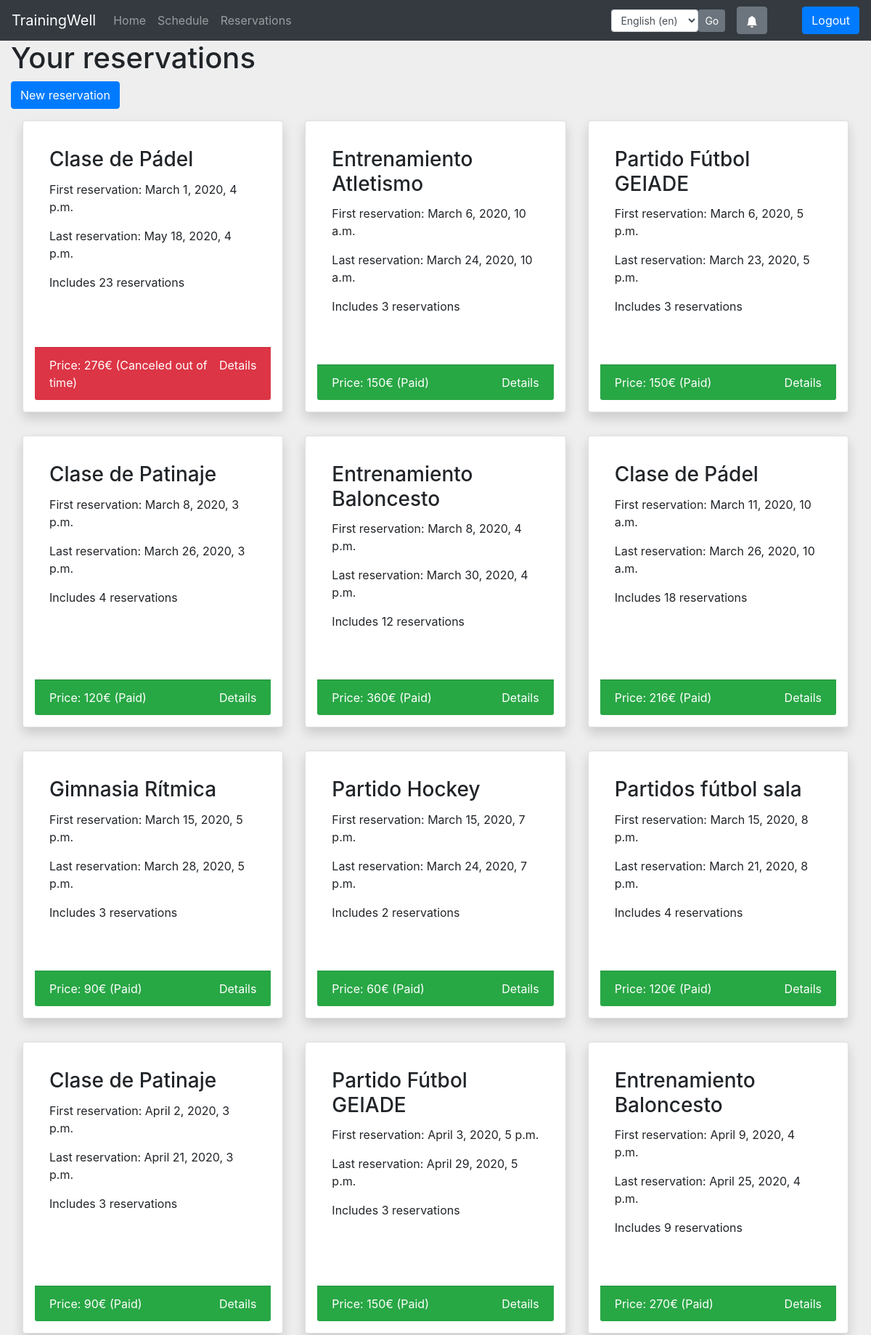
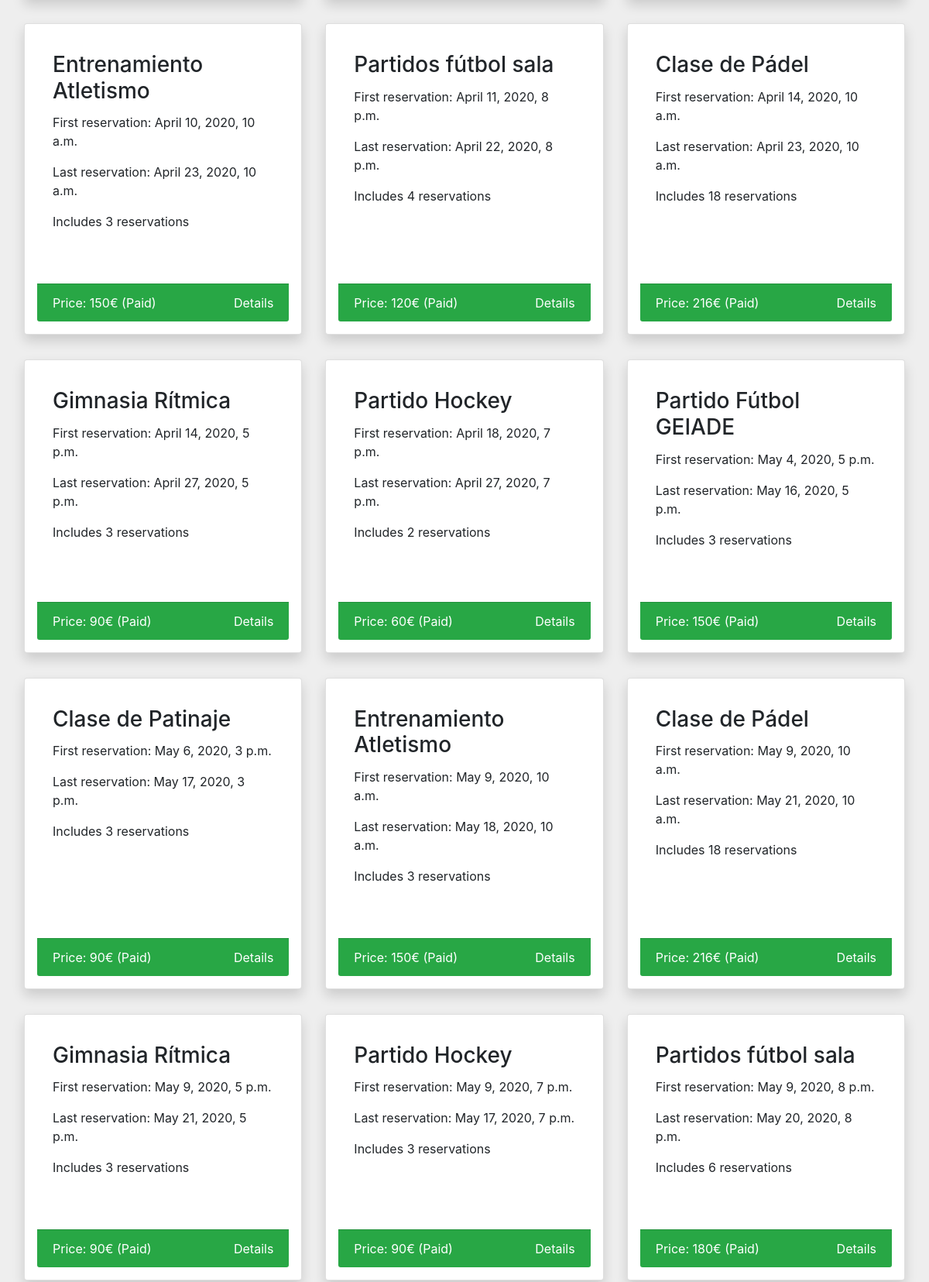
The page /en/events/reservation/ (signed in, upper part) on the database its author committed (2 pictures, top to bottom).
### eventApp/models.py (models this page shows, shortened)
class Reservation(models.Model):
    PAID = 'P'
    UNPAID = 'U'
    CANCELTOREFUND = 'CTR'
    CANCELANDREFUND = 'CR'
    CANCELOUTTIME = 'COT'
    CANCEL = 'C'
    STATUS = ((PAID, 'Paid'), (UNPAID, 'Unpaid'), (CANCELTOREFUND, 'Canceled, waiting refund'),
              (CANCELANDREFUND, 'Canceled and refunded'), (CANCELOUTTIME, 'Canceled out of time'), (CANCEL, 'Canceled'))
    status = models.CharField(max_length=100, choices=STATUS)
    event_name = models.CharField(max_length=100)
    user = models.ForeignKey(settings.AUTH_USER_MODEL, on_delete=models.PROTECT)
    reservation_date = models.DateTimeField(auto_now_add=True)
    price = models.IntegerField()
    is_paid = models.BooleanField(default=False)
    last_update = models.DateTimeField()
    modified_by = models.ForeignKey(settings.AUTH_USER_MODEL, null=True, on_delete=models.SET_NULL, related_name="modifier")
    is_deleted = models.BooleanField(default=False)
    def current_state(self):
        for s in self.STATUS:
            if self.status == s[0]: return s[1]

class Timeblock(models.Model):
    reservation = models.ForeignKey(Reservation, on_delete=models.CASCADE)
    space = models.ForeignKey(Space, on_delete=models.SET(get_timeblock_space('self').__str__()))
    start_time = models.DateTimeField()
    end_time = models.DateTimeField()
    class Meta:
        ordering = ['start_time']

### eventApp/decorators.py (the view)
    def wrap(request, *args, **kwargs):
        user = request.user
        path = request.build_absolute_uri()
        if not user.is_authenticated:
            from django.contrib.auth.views import redirect_to_login
            return redirect_to_login(path, settings.LOGIN_URL, REDIRECT_FIELD_NAME)
        print(user, user.passw_changed)
        if not user.passw_changed:
            return redirect(reverse('change_password'))
        return f(request, *args, **kwargs)

### eventApp/models.py (called while the page is built)
    def __str__(self):
        return u"%s" % self.username

### eventApp/templatetags/template_tags.py (called while the page is built)
@register.filter(name='has_group')
def has_group(user, group_name):
    return user.groups.filter(name=group_name).exists()

### eventApp/views.py (called while the page is built, shortened)
def notification_context_processor(request):
    return {
        'notifications': Notification.objects.filter(
            user=request.user,
            is_deleted=False
        )} if request.user.is_authenticated else {}

@decorators.custom_login_required
def reservation_view(request):
    return render(request, 'eventApp/reservation_list_view.html', {
        'res_list': sorted(
            Reservation.objects.filter(user=request.user, is_deleted=False),
            key=lambda r: r.timeblock_set.first().start_time
        )
    })

### templates/eventApp/reservation_list_view.html
{% extends 'base.html' %}
{% load i18n %}
{% block content %}
    <div class="col-md-auto">
        <h1>{% trans 'Your reservations' %}</h1>
    </div>
    <div class="col d-flex align-items-center">
        <a class="btn btn-primary" href={% url 'schedule_view' %}>{% trans 'New reservation' %}</a>
    </div>
    <div class="card-deck w-100 px-3 m-0" style="height: min-content">
        <div class="row w-100 my-3">
            {% for res in res_list %}
                <div class="col-4">
                    {% include 'eventApp/reservation_card.html' with res=res %}
                </div>
                {% if forloop.counter|divisibleby:3 %}
                    </div>
                    <div class="row w-100 my-3">
                {% endif %}
            {% endfor %}
        </div>
    </div>
{% endblock %}

### templates/eventApp/reservation_card.html (shortened to what this page needs)
{% load i18n %}
<div class="card w-100 h-100 shadow p-3 mb-5 bg-white rounded">
    <div class="card-body">
        <h3 class="card-title">{{ res.event_name }}</h3>
        {% with f=res.timeblock_set.all|first l=res.timeblock_set.all|dictsortreversed:"start_time"|first %}
            <p class="card-text">{% blocktrans with d=f.start_time|date:"DATE_FORMAT" t=f.start_time|time:"TIME_FORMAT" %}First reservation: {{ d }}, {{ t }}{% endblocktrans %}</p>
            {% if f.start_time != l.start_time %}
                <p class="card-text">{% blocktrans with d=l.start_time|date:"DATE_FORMAT" t=l.start_time|time:"TIME_FORMAT" %}Last reservation: {{ d }}, {{ t }}{% endblocktrans %}</p>
            {% endif %}
            <p class="card-text">{% blocktrans with num=res.timeblock_set.all|length %}Includes {{ num }} reservations{% endblocktrans %}</p>
        {% endwith %}
    </div>
    <div class="card-footer d-flex justify-content-between {% if  res.status == "P" %}
                                                                bg-success
                                                            {% else %}
                                                                {% if  res.status == "U" %}
                                                                    bg-warning
                                                                {% else %}
                                                                    {% if  res.status == "CTR" %}
                                                                        bg-secondary
                                                                    {% else %}
                                                                        {% if  res.status == "CR" %}
                                                                            bg-primary
                                                                        {% else %}
                                                                            {% if  res.status == "COT" %}
                                                                                bg-danger
                                                                            {% else %}
                                                                                {% if  res.status == "C" %}
                                                                                    bg-light
                                                                                {% endif %}
                                                                            {% endif %}
                                                                        {% endif %}
                                                                    {% endif %}
                                                                {% endif %}
                                                            {% endif %}">
        <p class="card-text m-0 {% if  res.status == "P" %}
                                    text-white
                                {% else %}
                                    {% if  res.status == "U" %}
                                        text-dark
                                    {% else %}
                                        {% if  res.status == "CTR" %}
                                            text-white
                                        {% else %}
                                            {% if  res.status == "CR" %}
                                                text-white
                                            {% else %}
                                                {% if  res.status == "COT" %}
                                                    text-white
                                                {% else %}
                                                    {% if  res.status == "C" %}
                                                        text-dark
                                                    {% endif %}
                                                {% endif %}
                                            {% endif %}
                                        {% endif %}
                                    {% endif %}
                                {% endif %}"></p>
        <a class="stretched-link {% if  res.status == "U" or res.status == "C" %}
                                    text-dark
                                 {% else %}
                                    text-white
                                 {% endif %}" href={% url 'reservation_detail' obj_id=res.id %}>{% trans 'Details' %}</a>
    </div>
</div>

### static/CSS/base.css (style rules this page uses)
body { background-color: #eeeeee; }

### rows shown on the page
Reservation: event_name "Clase de Pádel"
Reservation: event_name "Entrenamiento Atletismo"
Reservation: event_name "Partido Fútbol GEIADE"
Reservation: event_name "Clase de Patinaje"
Reservation: event_name "Entrenamiento Baloncesto"
Reservation: event_name "Clase de Pádel"
Reservation: event_name "Gimnasia Rítmica"
Reservation: event_name "Partido Hockey"
Reservation: event_name "Partidos fútbol sala"
Reservation: event_name "Clase de Patinaje"
Reservation: event_name "Partido Fútbol GEIADE"
Reservation: event_name "Entrenamiento Baloncesto"
Reservation: event_name "Entrenamiento Atletismo"
Reservation: event_name "Partidos fútbol sala"
Reservation: event_name "Clase de Pádel"
Reservation: event_name "Gimnasia Rítmica"
Reservation: event_name "Partido Hockey"
Reservation: event_name "Partido Fútbol GEIADE"
Reservation: event_name "Clase de Patinaje"
Reservation: event_name "Entrenamiento Atletismo"
Reservation: event_name "Clase de Pádel"
Reservation: event_name "Gimnasia Rítmica"
Reservation: event_name "Partido Hockey"
Reservation: event_name "Partidos fútbol sala"

### other values the page prints
form field language "English (en)"
